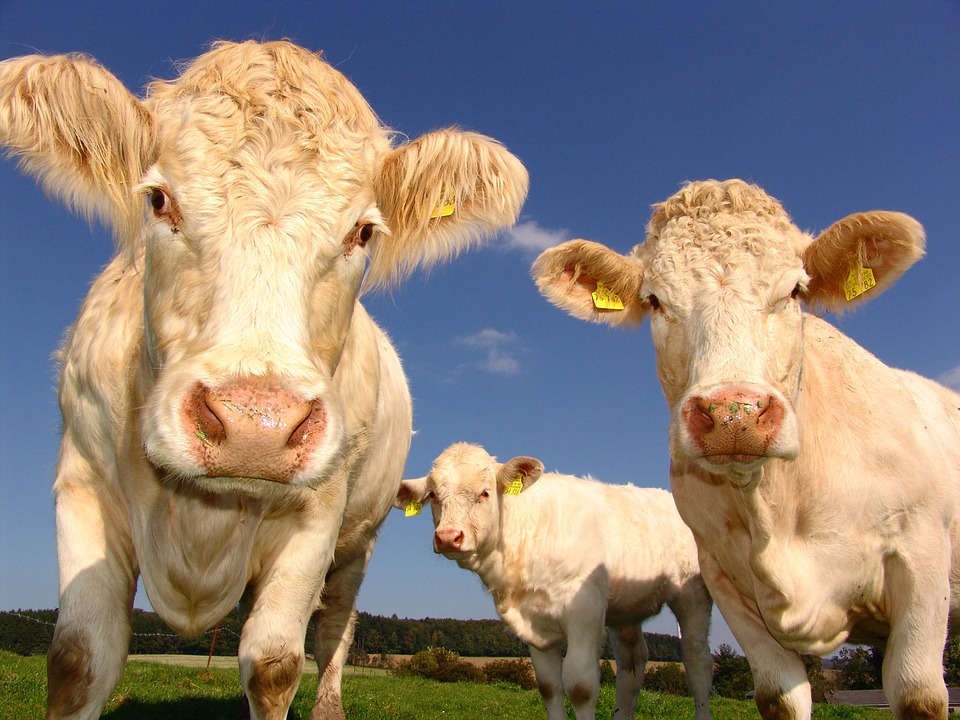
#> input picture vaca3.jpg, 960 x 720 px, found by its file name
$ python test4.py
#> lines starting #> are read from the running program, lines starting #| are printed output that depends on the picture
import cv2
import copy
import numpy as np

adressOriginalImages  = '/home/estevamgalvao/Documentos/PycharmProjects/IPI-FinalProject/images/originalImages/'

i = 0

image = cv2.imread(adressOriginalImages + 'vaca3.jpg')
#> image is the input picture: shape (720, 960, 3); mean B, G, R 119.4, 129.3, 141.4

imageAux = copy.copy(image)

imageBlured = cv2.medianBlur(imageAux, 7)
cv2.imwrite('imageBlured' + str((i+1)) + '.bmp', imageBlured)

imageEdges = cv2.Canny(imageBlured, 75, 125, L2gradient=True)
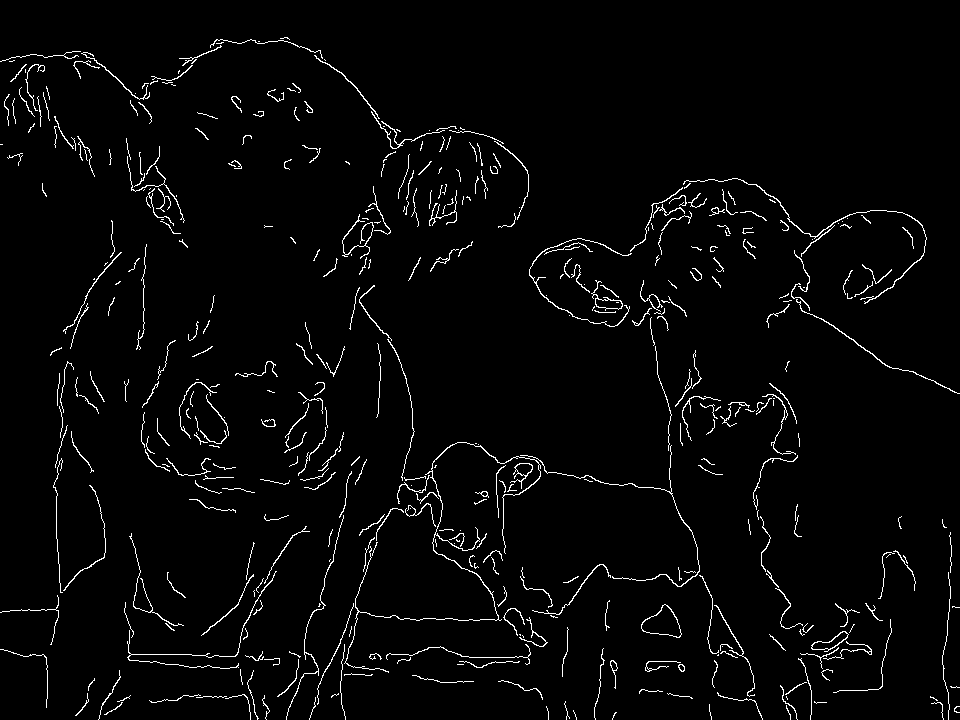
#> imageEdges: shape (720, 960); 2.8% white in thin lines or dots
imageEdges = cv2.bitwise_not(imageEdges) # inverto as linhas de branco para preto e o fundo de preto para branco
#> imageEdges: shape (720, 960); 97.2% white; black in thin lines or dots
cv2.imwrite('imageEdges' + str((i+1)) + '.bmp', imageEdges)

imageEdges = cv2.cvtColor(imageEdges, cv2.COLOR_GRAY2RGB) # faço a img ter 3 canais novamente
#> imageEdges: shape (720, 960, 3); 97.2% white; black in thin lines or dots

imageFiltered = cv2.bilateralFilter(imageBlured, 5, 150, 150)
cv2.imwrite('imageFiltered' + str((i+1)) + '.bmp', imageFiltered)

imageKmeans = imageFiltered.reshape((-1, 3))
imageKmeans = np.float32(imageKmeans)
criteria = (cv2.TERM_CRITERIA_EPS + cv2.TERM_CRITERIA_MAX_ITER, 10, 1)
k = 24

_ret, _label, _center = cv2.kmeans(imageKmeans, k, None, criteria, 10, cv2.KMEANS_RANDOM_CENTERS)

_center = np.uint8(_center)
_res = _center[_label.flatten()]
_res2 = _res.reshape(imageAux.shape)
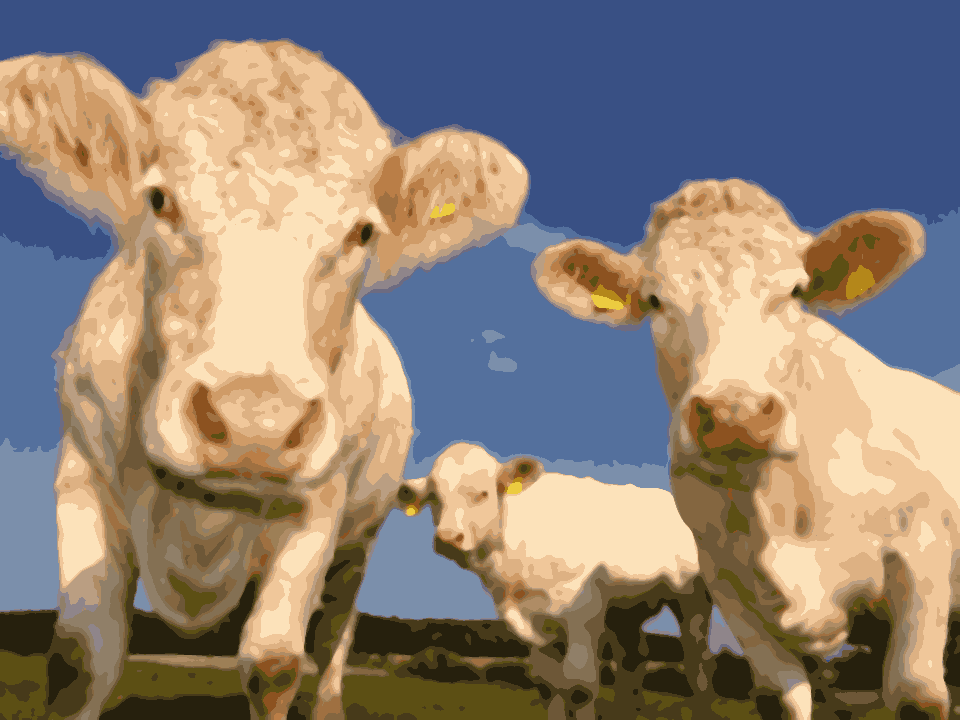
#> _res2: shape (720, 960, 3); mean B, G, R 119.1, 129.1, 141.1
cv2.imwrite('res2' + str((i+1)) + '.bmp', _res2)

imageCartoon = cv2.bitwise_and(_res2, imageEdges)
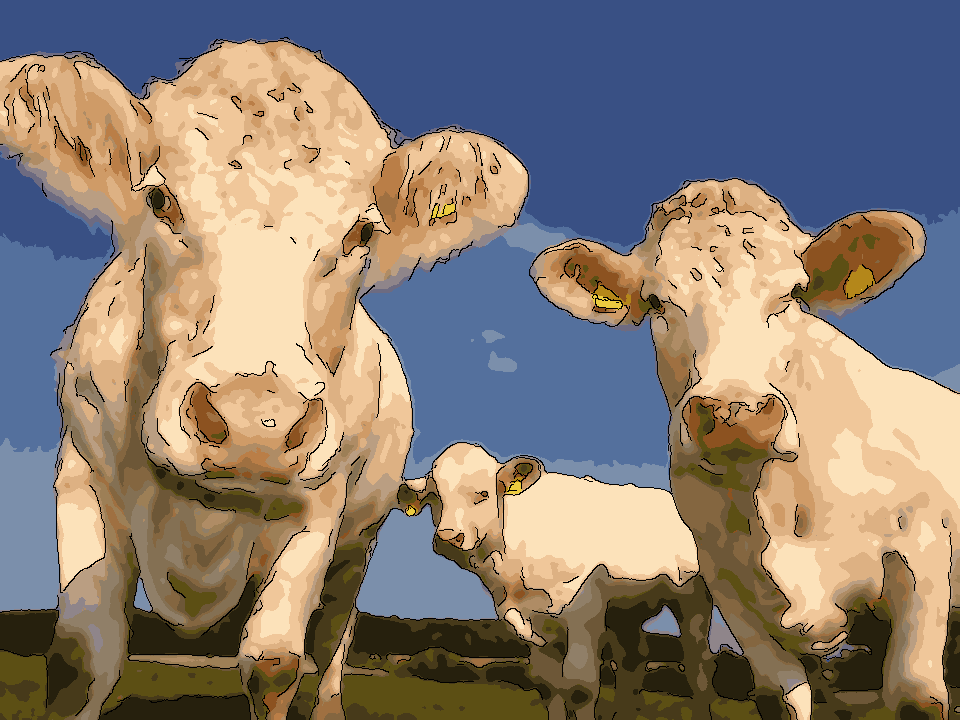
#> imageCartoon: shape (720, 960, 3); mean B, G, R 116.4, 125.5, 136.7
cv2.imwrite('imageCartoon' + str((i+1)) + '.bmp', imageCartoon)
